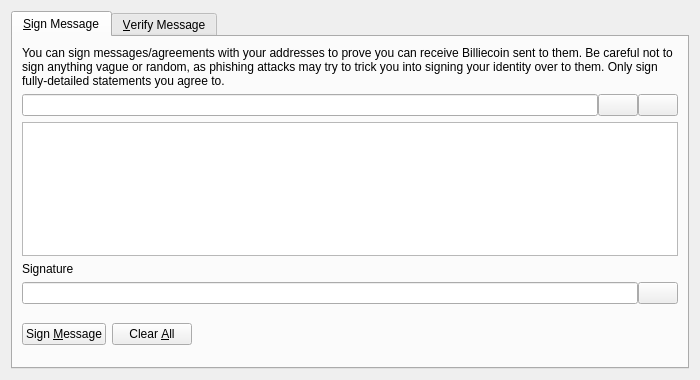
<?xml version="1.0" encoding="UTF-8"?>
<ui version="4.0">
 <class>SignVerifyMessageDialog</class>
 <widget class="QDialog" name="SignVerifyMessageDialog">
  <property name="geometry">
   <rect>
    <x>0</x>
    <y>0</y>
    <width>700</width>
    <height>380</height>
   </rect>
  </property>
  <property name="windowTitle">
   <string>Signatures - Sign / Verify a Message</string>
  </property>
  <property name="modal">
   <bool>true</bool>
  </property>
  <layout class="QVBoxLayout" name="verticalLayout">
   <item>
    <widget class="QTabWidget" name="tabWidget">
     <property name="currentIndex">
      <number>0</number>
     </property>
     <widget class="QWidget" name="tabSignMessage">
      <attribute name="title">
       <string>&amp;Sign Message</string>
      </attribute>
      <layout class="QVBoxLayout" name="verticalLayout_SM">
       <item>
        <widget class="QLabel" name="infoLabel_SM">
         <property name="text">
          <string>You can sign messages/agreements with your addresses to prove you can receive Billiecoin sent to them. Be careful not to sign anything vague or random, as phishing attacks may try to trick you into signing your identity over to them. Only sign fully-detailed statements you agree to.</string>
         </property>
         <property name="textFormat">
          <enum>Qt::PlainText</enum>
         </property>
         <property name="wordWrap">
          <bool>true</bool>
         </property>
        </widget>
       </item>
       <item>
        <layout class="QHBoxLayout" name="horizontalLayout_1_SM">
         <property name="spacing">
          <number>0</number>
         </property>
         <item>
          <widget class="QValidatedLineEdit" name="addressIn_SM">
           <property name="toolTip">
            <string>The Billiecoin address to sign the message with</string>
           </property>
          </widget>
         </item>
         <item>
          <widget class="QPushButton" name="addressBookButton_SM">
           <property name="toolTip">
            <string>Choose previously used address</string>
           </property>
           <property name="text">
            <string/>
           </property>
           <property name="shortcut">
            <string>Alt+A</string>
           </property>
           <property name="autoDefault">
            <bool>false</bool>
           </property>
          </widget>
         </item>
         <item>
          <widget class="QPushButton" name="pasteButton_SM">
           <property name="toolTip">
            <string>Paste address from clipboard</string>
           </property>
           <property name="text">
            <string/>
           </property>
           <property name="shortcut">
            <string>Alt+P</string>
           </property>
           <property name="autoDefault">
            <bool>false</bool>
           </property>
          </widget>
         </item>
        </layout>
       </item>
       <item>
        <widget class="QPlainTextEdit" name="messageIn_SM">
         <property name="toolTip">
          <string>Enter the message you want to sign here</string>
         </property>
        </widget>
       </item>
       <item>
        <widget class="QLabel" name="signatureLabel_SM">
         <property name="text">
          <string>Signature</string>
         </property>
         <property name="textFormat">
          <enum>Qt::PlainText</enum>
         </property>
        </widget>
       </item>
       <item>
        <layout class="QHBoxLayout" name="horizontalLayout_2_SM">
         <property name="spacing">
          <number>0</number>
         </property>
         <item>
          <widget class="QLineEdit" name="signatureOut_SM">
           <property name="font">
            <font>
             <italic>true</italic>
            </font>
           </property>
           <property name="readOnly">
            <bool>true</bool>
           </property>
          </widget>
         </item>
         <item>
          <widget class="QPushButton" name="copySignatureButton_SM">
           <property name="toolTip">
            <string>Copy the current signature to the system clipboard</string>
           </property>
           <property name="text">
            <string/>
           </property>
           <property name="autoDefault">
            <bool>false</bool>
           </property>
          </widget>
         </item>
        </layout>
       </item>
       <item>
        <layout class="QHBoxLayout" name="horizontalLayout_3_SM">
         <item>
          <widget class="QPushButton" name="signMessageButton_SM">
           <property name="toolTip">
            <string>Sign the message to prove you own this Billiecoin address</string>
           </property>
           <property name="text">
            <string>Sign &amp;Message</string>
           </property>
           <property name="autoDefault">
            <bool>false</bool>
           </property>
          </widget>
         </item>
         <item>
          <widget class="QPushButton" name="clearButton_SM">
           <property name="toolTip">
            <string>Reset all sign message fields</string>
           </property>
           <property name="text">
            <string>Clear &amp;All</string>
           </property>
           <property name="autoDefault">
            <bool>false</bool>
           </property>
          </widget>
         </item>
         <item>
          <spacer name="horizontalSpacer_1_SM">
           <property name="orientation">
            <enum>Qt::Horizontal</enum>
           </property>
           <property name="sizeHint" stdset="0">
            <size>
             <width>40</width>
             <height>48</height>
            </size>
           </property>
          </spacer>
         </item>
         <item>
          <widget class="QLabel" name="statusLabel_SM">
           <property name="font">
            <font>
             <weight>75</weight>
             <bold>true</bold>
            </font>
           </property>
           <property name="text">
            <string/>
           </property>
           <property name="wordWrap">
            <bool>true</bool>
           </property>
          </widget>
         </item>
         <item>
          <spacer name="horizontalSpacer_2_SM">
           <property name="orientation">
            <enum>Qt::Horizontal</enum>
           </property>
           <property name="sizeHint" stdset="0">
            <size>
             <width>40</width>
             <height>48</height>
            </size>
           </property>
          </spacer>
         </item>
        </layout>
       </item>
      </layout>
     </widget>
     <widget class="QWidget" name="tabVerifyMessage">
      <attribute name="title">
       <string>&amp;Verify Message</string>
      </attribute>
      <layout class="QVBoxLayout" name="verticalLayout_VM">
       <item>
        <widget class="QLabel" name="infoLabel_VM">
         <property name="text">
          <string>Enter the receiver's address, message (ensure you copy line breaks, spaces, tabs, etc. exactly) and signature below to verify the message. Be careful not to read more into the signature than what is in the signed message itself, to avoid being tricked by a man-in-the-middle attack. Note that this only proves the signing party receives with the address, it cannot prove sendership of any transaction!</string>
         </property>
         <property name="textFormat">
          <enum>Qt::PlainText</enum>
         </property>
         <property name="alignment">
          <set>Qt::AlignLeading|Qt::AlignLeft|Qt::AlignTop</set>
         </property>
         <property name="wordWrap">
          <bool>true</bool>
         </property>
        </widget>
       </item>
       <item>
        <layout class="QHBoxLayout" name="horizontalLayout_1_VM">
         <property name="spacing">
          <number>0</number>
         </property>
         <item>
          <widget class="QValidatedLineEdit" name="addressIn_VM">
           <property name="toolTip">
            <string>The Billiecoin address the message was signed with</string>
           </property>
          </widget>
         </item>
         <item>
          <widget class="QPushButton" name="addressBookButton_VM">
           <property name="toolTip">
            <string>Choose previously used address</string>
           </property>
           <property name="text">
            <string/>
           </property>
           <property name="shortcut">
            <string>Alt+A</string>
           </property>
           <property name="autoDefault">
            <bool>false</bool>
           </property>
          </widget>
         </item>
        </layout>
       </item>
       <item>
        <widget class="QPlainTextEdit" name="messageIn_VM"/>
       </item>
       <item>
        <widget class="QValidatedLineEdit" name="signatureIn_VM"/>
       </item>
       <item>
        <layout class="QHBoxLayout" name="horizontalLayout_2_VM">
         <item>
          <widget class="QPushButton" name="verifyMessageButton_VM">
           <property name="toolTip">
            <string>Verify the message to ensure it was signed with the specified Billiecoin address</string>
           </property>
           <property name="text">
            <string>Verify &amp;Message</string>
           </property>
           <property name="autoDefault">
            <bool>false</bool>
           </property>
          </widget>
         </item>
         <item>
          <widget class="QPushButton" name="clearButton_VM">
           <property name="toolTip">
            <string>Reset all verify message fields</string>
           </property>
           <property name="text">
            <string>Clear &amp;All</string>
           </property>
           <property name="autoDefault">
            <bool>false</bool>
           </property>
          </widget>
         </item>
         <item>
          <spacer name="horizontalSpacer_1_VM">
           <property name="orientation">
            <enum>Qt::Horizontal</enum>
           </property>
           <property name="sizeHint" stdset="0">
            <size>
             <width>40</width>
             <height>48</height>
            </size>
           </property>
          </spacer>
         </item>
         <item>
          <widget class="QLabel" name="statusLabel_VM">
           <property name="font">
            <font>
             <weight>75</weight>
             <bold>true</bold>
            </font>
           </property>
           <property name="text">
            <string/>
           </property>
           <property name="wordWrap">
            <bool>true</bool>
           </property>
          </widget>
         </item>
         <item>
          <spacer name="horizontalSpacer_2_VM">
           <property name="orientation">
            <enum>Qt::Horizontal</enum>
           </property>
           <property name="sizeHint" stdset="0">
            <size>
             <width>40</width>
             <height>48</height>
            </size>
           </property>
          </spacer>
         </item>
        </layout>
       </item>
      </layout>
     </widget>
    </widget>
   </item>
  </layout>
 </widget>
 <customwidgets>
  <customwidget>
   <class>QValidatedLineEdit</class>
   <extends>QLineEdit</extends>
   <header>qvalidatedlineedit.h</header>
  </customwidget>
 </customwidgets>
 <resources>
  <include location="../billiecoin.qrc"/>
 </resources>
 <connections/>
</ui>
